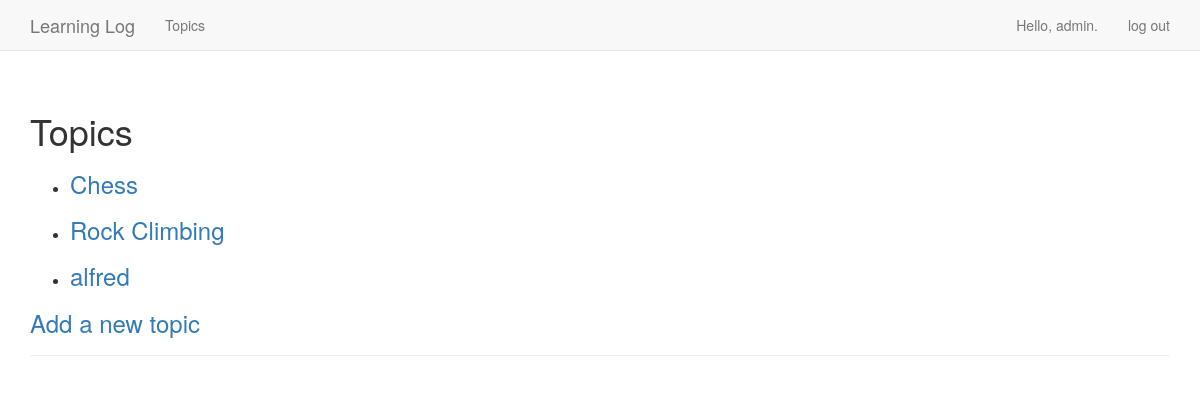
The app's page /topics/ (signed in), older data.
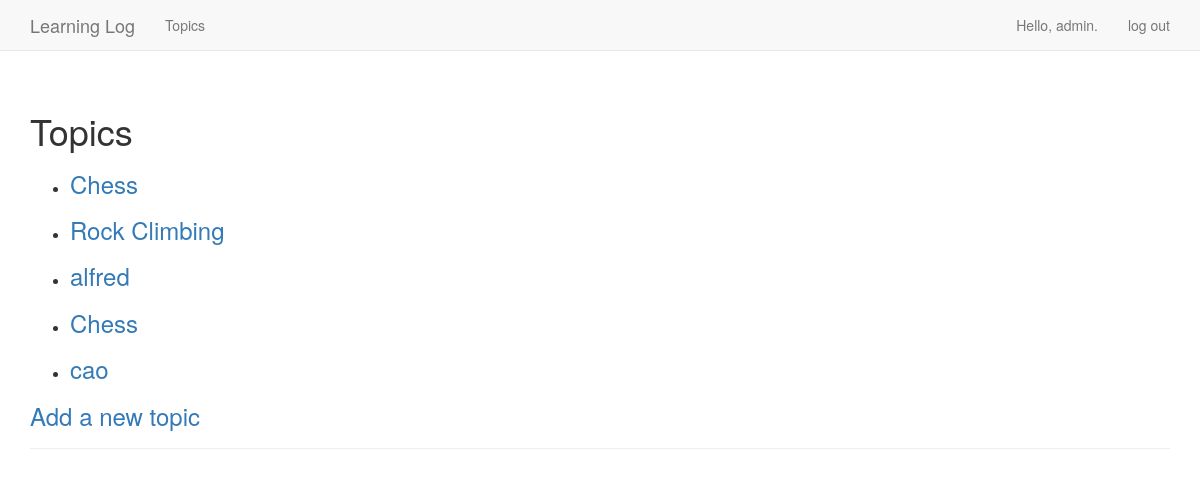
The same page, newer data.
### myProjects/models.py (models this page shows)
class Topic(models.Model):
    text = models.CharField(max_length=200)
    date_added = models.DateTimeField(auto_now_add=True)
    owner = models.ForeignKey(User, on_delete=models.DO_NOTHING)
    def __str__(self):
        return self.text

### myProjects/views.py (the view)
# urls.py: path('topics/', views.topics, name='topics'),
@login_required
def topics(request):
    topics = Topic.objects.filter(owner=request.user).order_by('date_added')
    context = {'topics': topics}
    return render(request, 'myProjects/topics.html', context)

### myProjects/templates/myProjects/topics.html
{% extends "myProjects/base.html" %}
{% block content %}
  <h1>Topics</h1>
  <ul>
    {% for topic in topics %}
      <li>
        <h3>
          <a href="{% url 'myProjects:topic' topic.id %}">{{ topic }}</a>
        </h3>
      </li>
    {% empty %}
      <li>No topics have been added yet.</li>
    {% endfor %}
  </ul>
  <h3><a href="{% url 'myProjects:new_topic' %}">Add a new topic</h3>
  {% endblock content %}

Row changes from the older to the newer data that the page shows:
added Topic: text "Chess"
added Topic: text "cao"
